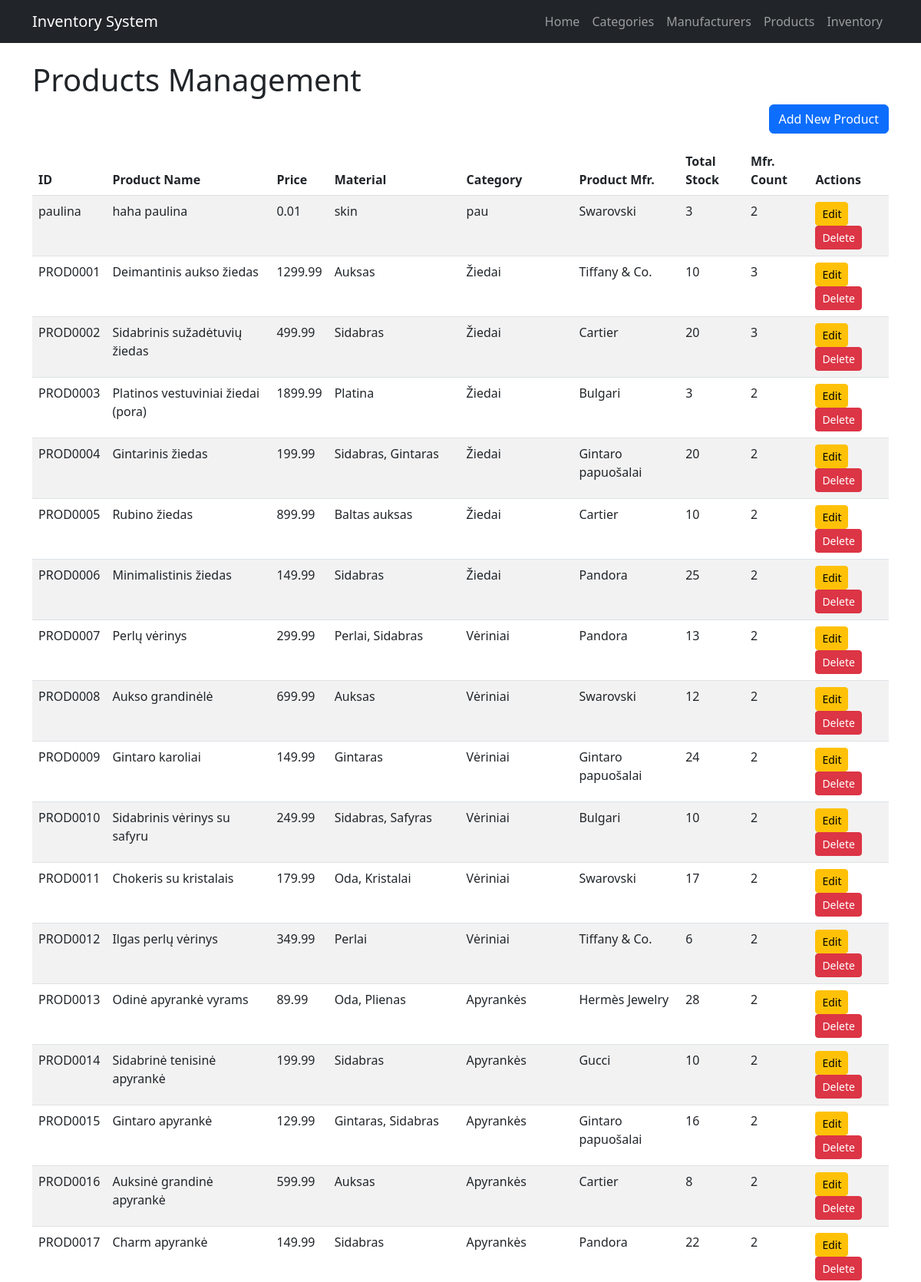
Screenshot of /pages/products.php (upper part) with the database file from the repository.
### tables this page shows
CREATE TABLE `preke` (
  `id` varchar(20) NOT NULL,
  `pavadinimas` varchar(200) NOT NULL,
  `aprasymas` text DEFAULT NULL,
  `kaina` decimal(10,2) NOT NULL,
  `svoris` decimal(10,2) DEFAULT NULL,
  `medziaga` varchar(100) DEFAULT NULL,
  `fk_GAMINTOJASgamintojo_id` varchar(20) NOT NULL,
  `fk_KATEGORIJAid_KATEGORIJA` int(11) NOT NULL
);

CREATE TABLE `kategorija` (
  `id_KATEGORIJA` int(11) NOT NULL,
  `pavadinimas` varchar(100) NOT NULL,
  `aprasymas` text DEFAULT NULL
);

CREATE TABLE `gamintojas` (
  `gamintojo_id` varchar(20) NOT NULL,
  `pavadinimas` varchar(100) NOT NULL,
  `salis` varchar(50) DEFAULT NULL,
  `kontaktai` text NOT NULL
);

### pages/products.php (the view, shortened to what this page needs)
<?php
include '../includes/header.php';
include '../includes/db_connect.php';
$query = "SELECT p.id, p.pavadinimas as product_name, p.kaina, p.medziaga,
          k.pavadinimas as category_name, g.pavadinimas as manufacturer_name,
          (SELECT SUM(kiekis) FROM sandeliuojama_preke WHERE fk_PREKEid = p.id) as total_stock,
          (SELECT COUNT(DISTINCT fk_GAMINTOJASgamintojo_id) FROM sandeliuojama_preke WHERE fk_PREKEid = p.id) as manufacturer_count
          FROM preke p
          JOIN kategorija k ON p.fk_KATEGORIJAid_KATEGORIJA = k.id_KATEGORIJA
          JOIN gamintojas g ON p.fk_GAMINTOJASgamintojo_id = g.gamintojo_id
          ORDER BY p.id";
$result = $conn->query($query);
?>
<div class="container mt-4">
    <h1>Products Management</h1>
    <div class="d-flex justify-content-end mb-3">
        <a href="products_edit.php" class="btn btn-primary">Add New Product</a>
    </div>
    <table class="table table-striped">
        <thead>
            <tr>
                <th>ID</th>
                <th>Product Name</th>
                <th>Price</th>
                <th>Material</th>
                <th>Category</th>
                <th>Product Mfr.</th>
                <th>Total Stock</th>
                <th>Mfr. Count</th>
                <th>Actions</th>
            </tr>
        </thead>
        <tbody>
            <?php if($result->num_rows > 0): ?>
                <?php while($row = $result->fetch_assoc()): ?>
                    <tr>
                        <td><?php echo htmlspecialchars($row['id']); ?></td>
                        <td><?php echo htmlspecialchars($row['product_name']); ?></td>
                        <td><?php echo htmlspecialchars($row['kaina']); ?></td>
                        <td><?php echo htmlspecialchars($row['medziaga']); ?></td>
                        <td><?php echo htmlspecialchars($row['category_name']); ?></td>
                        <td><?php echo htmlspecialchars($row['manufacturer_name']); ?></td>
                        <td><?php echo htmlspecialchars($row['total_stock'] ?? 0); ?></td>
                        <td><?php echo htmlspecialchars($row['manufacturer_count'] ?? 0); ?></td>
                        <td>
                            <a href="products_edit.php?id=<?php echo $row['id']; ?>" class="btn btn-sm btn-warning">Edit</a>
                            <a href="products.php?delete=<?php echo $row['id']; ?>" class="btn btn-sm btn-danger"
                               onclick="return confirm('Are you sure you want to delete this product?')">Delete</a>
                        </td>
                    </tr>
                <?php endwhile; ?>
            <?php else: ?>
                <tr>
                    <td colspan="9" class="text-center">No products found</td>
                </tr>
            <?php endif; ?>
        </tbody>
    </table>
</div>

### css/style.css (style rules this page uses)
html, body { height:100%; }
a { color: rgba(0,0,0,0.6); }

### rows the page displays
preke: id "paulina", pavadinimas "haha paulina", kaina "0.01", medziaga "skin", fk_KATEGORIJAid_KATEGORIJA.pavadinimas "pau", fk_GAMINTOJASgamintojo.pavadinimas "Swarovski", total_stock "3", manufacturer_count "2"
preke: id "PROD0001", pavadinimas "Deimantinis aukso žiedas", kaina "1299.99", medziaga "Auksas", fk_KATEGORIJAid_KATEGORIJA.pavadinimas "Žiedai", fk_GAMINTOJASgamintojo.pavadinimas "Tiffany & Co.", total_stock "10", manufacturer_count "3"
preke: id "PROD0002", pavadinimas "Sidabrinis sužadėtuvių žiedas", kaina "499.99", medziaga "Sidabras", fk_KATEGORIJAid_KATEGORIJA.pavadinimas "Žiedai", fk_GAMINTOJASgamintojo.pavadinimas "Cartier", total_stock "20", manufacturer_count "3"
preke: id "PROD0003", pavadinimas "Platinos vestuviniai žiedai (pora)", kaina "1899.99", medziaga "Platina", fk_KATEGORIJAid_KATEGORIJA.pavadinimas "Žiedai", fk_GAMINTOJASgamintojo.pavadinimas "Bulgari", total_stock "3", manufacturer_count "2"
preke: id "PROD0004", pavadinimas "Gintarinis žiedas", kaina "199.99", medziaga "Sidabras, Gintaras", fk_KATEGORIJAid_KATEGORIJA.pavadinimas "Žiedai", fk_GAMINTOJASgamintojo.pavadinimas "Gintaro papuošalai", total_stock "20", manufacturer_count "2"
preke: id "PROD0005", pavadinimas "Rubino žiedas", kaina "899.99", medziaga "Baltas auksas", fk_KATEGORIJAid_KATEGORIJA.pavadinimas "Žiedai", fk_GAMINTOJASgamintojo.pavadinimas "Cartier", total_stock "10", manufacturer_count "2"
preke: id "PROD0006", pavadinimas "Minimalistinis žiedas", kaina "149.99", medziaga "Sidabras", fk_KATEGORIJAid_KATEGORIJA.pavadinimas "Žiedai", fk_GAMINTOJASgamintojo.pavadinimas "Pandora", total_stock "25", manufacturer_count "2"
preke: id "PROD0007", pavadinimas "Perlų vėrinys", kaina "299.99", medziaga "Perlai, Sidabras", fk_KATEGORIJAid_KATEGORIJA.pavadinimas "Vėriniai", fk_GAMINTOJASgamintojo.pavadinimas "Pandora", total_stock "13", manufacturer_count "2"
preke: id "PROD0008", pavadinimas "Aukso grandinėlė", kaina "699.99", medziaga "Auksas", fk_KATEGORIJAid_KATEGORIJA.pavadinimas "Vėriniai", fk_GAMINTOJASgamintojo.pavadinimas "Swarovski", total_stock "12", manufacturer_count "2"
preke: id "PROD0009", pavadinimas "Gintaro karoliai", kaina "149.99", medziaga "Gintaras", fk_KATEGORIJAid_KATEGORIJA.pavadinimas "Vėriniai", fk_GAMINTOJASgamintojo.pavadinimas "Gintaro papuošalai", total_stock "24", manufacturer_count "2"
preke: id "PROD0010", pavadinimas "Sidabrinis vėrinys su safyru", kaina "249.99", medziaga "Sidabras, Safyras", fk_KATEGORIJAid_KATEGORIJA.pavadinimas "Vėriniai", fk_GAMINTOJASgamintojo.pavadinimas "Bulgari", total_stock "10", manufacturer_count "2"
preke: id "PROD0011", pavadinimas "Chokeris su kristalais", kaina "179.99", medziaga "Oda, Kristalai", fk_KATEGORIJAid_KATEGORIJA.pavadinimas "Vėriniai", fk_GAMINTOJASgamintojo.pavadinimas "Swarovski", total_stock "17", manufacturer_count "2"
preke: id "PROD0012", pavadinimas "Ilgas perlų vėrinys", kaina "349.99", medziaga "Perlai", fk_KATEGORIJAid_KATEGORIJA.pavadinimas "Vėriniai", fk_GAMINTOJASgamintojo.pavadinimas "Tiffany & Co.", total_stock "6", manufacturer_count "2"
preke: id "PROD0013", pavadinimas "Odinė apyrankė vyrams", kaina "89.99", medziaga "Oda, Plienas", fk_KATEGORIJAid_KATEGORIJA.pavadinimas "Apyrankės", fk_GAMINTOJASgamintojo.pavadinimas "Hermès Jewelry", total_stock "28", manufacturer_count "2"
preke: id "PROD0014", pavadinimas "Sidabrinė tenisinė apyrankė", kaina "199.99", medziaga "Sidabras", fk_KATEGORIJAid_KATEGORIJA.pavadinimas "Apyrankės", fk_GAMINTOJASgamintojo.pavadinimas "Gucci", total_stock "10", manufacturer_count "2"
preke: id "PROD0015", pavadinimas "Gintaro apyrankė", kaina "129.99", medziaga "Gintaras, Sidabras", fk_KATEGORIJAid_KATEGORIJA.pavadinimas "Apyrankės", fk_GAMINTOJASgamintojo.pavadinimas "Gintaro papuošalai", total_stock "16", manufacturer_count "2"
preke: id "PROD0016", pavadinimas "Auksinė grandinė apyrankė", kaina "599.99", medziaga "Auksas", fk_KATEGORIJAid_KATEGORIJA.pavadinimas "Apyrankės", fk_GAMINTOJASgamintojo.pavadinimas "Cartier", total_stock "8", manufacturer_count "2"
preke: id "PROD0017", pavadinimas "Charm apyrankė", kaina "149.99", medziaga "Sidabras", fk_KATEGORIJAid_KATEGORIJA.pavadinimas "Apyrankės", fk_GAMINTOJASgamintojo.pavadinimas "Pandora", total_stock "22", manufacturer_count "2"
